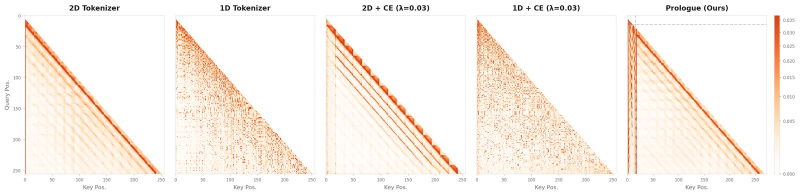
#> input picture assets/attn_comparison.jpg, 1600 x 390 px (shown at 1/2 size)
$ python -i dataset_tools.py   (imports and definitions only)
#> lines starting #> are read from the running program, lines starting #| are printed output that depends on the picture
# Copyright (c) 2022, NVIDIA CORPORATION & AFFILIATES. All rights reserved.
#
# Modified work Copyright (c) 2026 Bowen Zheng
# The Chinese University of Hong Kong, Shenzhen
#
# This work is licensed under a Creative Commons
# Attribution-NonCommercial-ShareAlike 4.0 International License.
# You should have received a copy of the license along with this
# work. If not, see http://creativecommons.org/licenses/by-nc-sa/4.0/

"""Tool for creating ZIP/PNG based datasets."""

import functools
import gzip
import io
import json
import os
import pickle
import re
import sys
import tarfile
import zipfile
from pathlib import Path
from typing import Callable, Optional, Tuple, Union
import click
import numpy as np
import PIL.Image
from tqdm import tqdm

#----------------------------------------------------------------------------
# Parse a 'M,N' or 'MxN' integer tuple.
# Example: '4x2' returns (4,2)

# [12 lines left out: functions parse_tuple, maybe_min, not called in this run]

#----------------------------------------------------------------------------

def file_ext(name: Union[str, Path]) -> str:
    return str(name).split('.')[-1]

#----------------------------------------------------------------------------

def is_image_ext(fname: Union[str, Path]) -> bool:
    ext = file_ext(fname).lower()
    return f'.{ext}' in PIL.Image.EXTENSION

#----------------------------------------------------------------------------

# [218 lines left out: functions open_image_folder, open_image_zip, open_lmdb, open_cifar10, open_mnist, make_transform and 1 more, not called in this run]

#----------------------------------------------------------------------------

def create_labels_only(source: str, dest: Optional[str], force: bool = False) -> None:
    """Create a StyleGAN-style dataset.json with image->class labels in-place.

    - For directories: writes dataset.json under the source root.
    - For ZIP files: writes dataset.json inside the ZIP archive.
    - Labels are inferred from an existing dataset.json if present, otherwise
      from top-level directory names (ImageNet-style). If labels cannot be
      determined for all images, labels is set to None.
    - If force is False, and dataset.json already exists in dest, returns early.
    - If dest is None, defaults to source (or zip parent for zip/subpath).
    """
    # [104 lines left out: function _maybe_load_imagenet_val_labels, not called in this run]

    # Directory source: infer labels based on folder structure or metadata.
    if os.path.isdir(source):
        effective_dest = dest if dest is not None else source

        # Check if dataset.json already exists in dest, and return if force is False
        meta_fname = os.path.join(effective_dest, 'dataset.json')
        if os.path.isfile(meta_fname) and not force:
            print(f'dataset.json already exists in {effective_dest}. Use --force to overwrite.')
            return

        input_images = [
            str(f) for f in sorted(Path(source).rglob('*'))
            if is_image_ext(f) and os.path.isfile(f)
        ]
        arch_fnames = {
            fname: os.path.relpath(fname, effective_dest).replace('\\', '/')
            for fname in input_images
        }

        labels = dict()
        meta_fname = os.path.join(effective_dest, 'dataset.json')
        if os.path.isfile(meta_fname):
            with open(meta_fname, 'r') as file:
                data = json.load(file).get('labels', None)
                if data is not None:
                    labels = {x[0]: x[1] for x in data}

        # No labels available => determine from top-level directory names (train-style),
        # or fall back to ImageNet val metadata if available.
        if len(labels) == 0:
            toplevel_names = {
                arch_fname: arch_fname.split('/')[0] if '/' in arch_fname else ''
                for arch_fname in arch_fnames.values()
            }
            unique_toplevel = sorted(set(toplevel_names.values()))
            if len(unique_toplevel) > 1:
                toplevel_indices = {
                    toplevel_name: idx
                    for idx, toplevel_name in enumerate(unique_toplevel)
                }
                labels = {
                    arch_fname: toplevel_indices[toplevel_names[arch_fname]]
                    for arch_fname in arch_fnames.values()
                }
            else:
                # Likely a flat ImageNet val-style directory; try metadata-based labels.
                labels = _maybe_load_imagenet_val_labels(
                    list(arch_fnames.values()),
                    search_roots=[source]
                )

        labels_list = []
        all_labeled = True
        for arch_fname in arch_fnames.values():
            lbl = labels.get(arch_fname, None)
            if lbl is None:
                all_labeled = False
            labels_list.append([arch_fname, lbl])


    # ZIP source: write dataset.json inside the archive.
    zip_path = None
    inner_path = ''

    if os.path.isfile(source) and file_ext(source) == 'zip':
        zip_path = source
    elif not os.path.exists(source):
        # Support dataset.zip/path/to/dir
        m = re.match(r'(^.*\.zip)[/\\](.*)$', source, re.IGNORECASE)
        if m:
            potential_zip = m.group(1)
            if os.path.isfile(potential_zip):
                zip_path = potential_zip
                inner_path = m.group(2).replace('\\', '/').strip('/')

    if zip_path:
        target_json = 'dataset.json'
        if inner_path:
            target_json = f'{inner_path}/dataset.json'

        effective_dest = dest if dest is not None else zip_path

        # Check existing dataset.json inside ZIP if force is False
        if not force and os.path.isfile(effective_dest) and file_ext(effective_dest) == 'zip':
            with zipfile.ZipFile(effective_dest, mode='r') as z:
                if target_json in z.namelist():
                    print(f'{target_json} already exists in {effective_dest}. Use --force to overwrite.')
                    return

        with zipfile.ZipFile(zip_path, mode='r') as z:
            namelist = z.namelist()
            if inner_path:
                prefix = inner_path + '/'
                input_images = [f for f in sorted(namelist) if f.startswith(prefix) and is_image_ext(f)]
            else:
                input_images = [f for f in sorted(namelist) if is_image_ext(f)]

            # Map full path in zip to relative path (for label inference)
            full_to_rel = {}
            for fname in input_images:
                if inner_path:
                    full_to_rel[fname] = fname[len(inner_path)+1:]
                else:
                    full_to_rel[fname] = fname

            rel_images = sorted(list(full_to_rel.values()))

            labels = dict()
            # Determine from top-level directory names inside zip, or fall back to
            # ImageNet val metadata if available.
            toplevel_names = {
                rel: rel.split('/')[0] if '/' in rel else ''
                for rel in rel_images
            }
            unique_toplevel = sorted(set(toplevel_names.values()))
            if len(unique_toplevel) > 1:
                toplevel_indices = {
                    toplevel_name: idx
                    for idx, toplevel_name in enumerate(unique_toplevel)
                }
                labels = {
                    rel: toplevel_indices[toplevel_names[rel]]
                    for rel in rel_images
                }
            else:
                # Flat layout: try ImageNet val metadata (filenames like ILSVRC2012_val_*.JPEG).
                labels = _maybe_load_imagenet_val_labels(
                    rel_images,
                    search_roots=[os.path.dirname(os.path.abspath(zip_path))],
                    zip_obj=z
                )
            labels_list = []
            all_labeled = True
            for fname in input_images:
                rel = full_to_rel[fname]
                lbl = labels.get(rel, None)
                if lbl is None:
                    all_labeled = False
                labels_list.append([rel, lbl])

        json_data = json.dumps({'labels': labels_list if all_labeled else None})

        if os.path.isfile(effective_dest) and file_ext(effective_dest) == 'zip':
            with zipfile.ZipFile(effective_dest, mode='a') as z:
                # target_json is already defined above
                z.writestr(target_json, json_data)
        elif os.path.isdir(effective_dest):
            # print(json_data)
            with open(os.path.join(effective_dest, 'dataset.json'), 'w') as f:
                f.write(json_data)
        return

    raise click.ClickException(
        f'labels-only currently supports directory or zip sources, got: {source}'
    )

#----------------------------------------------------------------------------

# [170 lines left out: functions open_dest, main, not called in this run]

#----------------------------------------------------------------------------

# [2 lines not run here, left out]

#----------------------------------------------------------------------------

>>> import cv2
>>> picture = cv2.imread('assets/attn_comparison.jpg', cv2.IMREAD_GRAYSCALE)
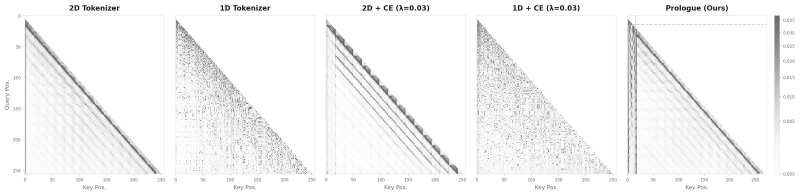
#> picture: shape (390, 1600) (shown at 1/2 size); min 0, max 255, mean 245.1
>>> result = create_labels_only(picture, 'out.png')
#> (the run stopped early here; a loop or call above may not have finished)

$ run again, on assets/training_curve_nocfg.jpg
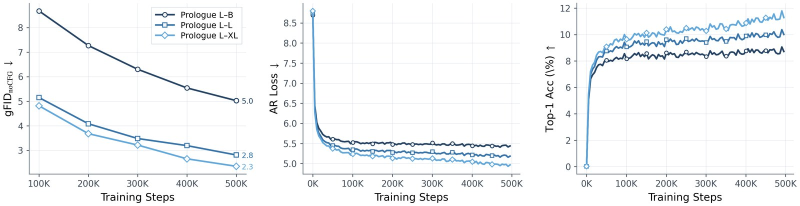
#> input picture assets/training_curve_nocfg.jpg, 1600 x 412 px (shown at 1/2 size)
#> `picture = cv2.imread('assets/attn_comparison.jpg', cv2.IMREAD_GRAYSCALE)`:
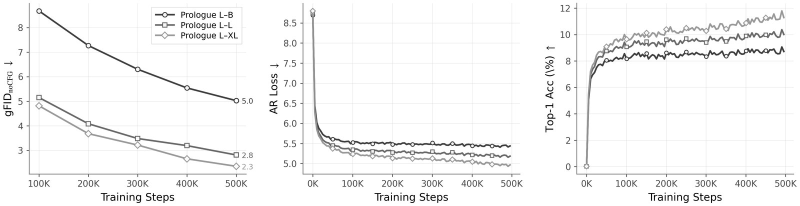
#> picture: shape (412, 1600) (shown at 1/2 size); min 0, max 255, mean 246.3
